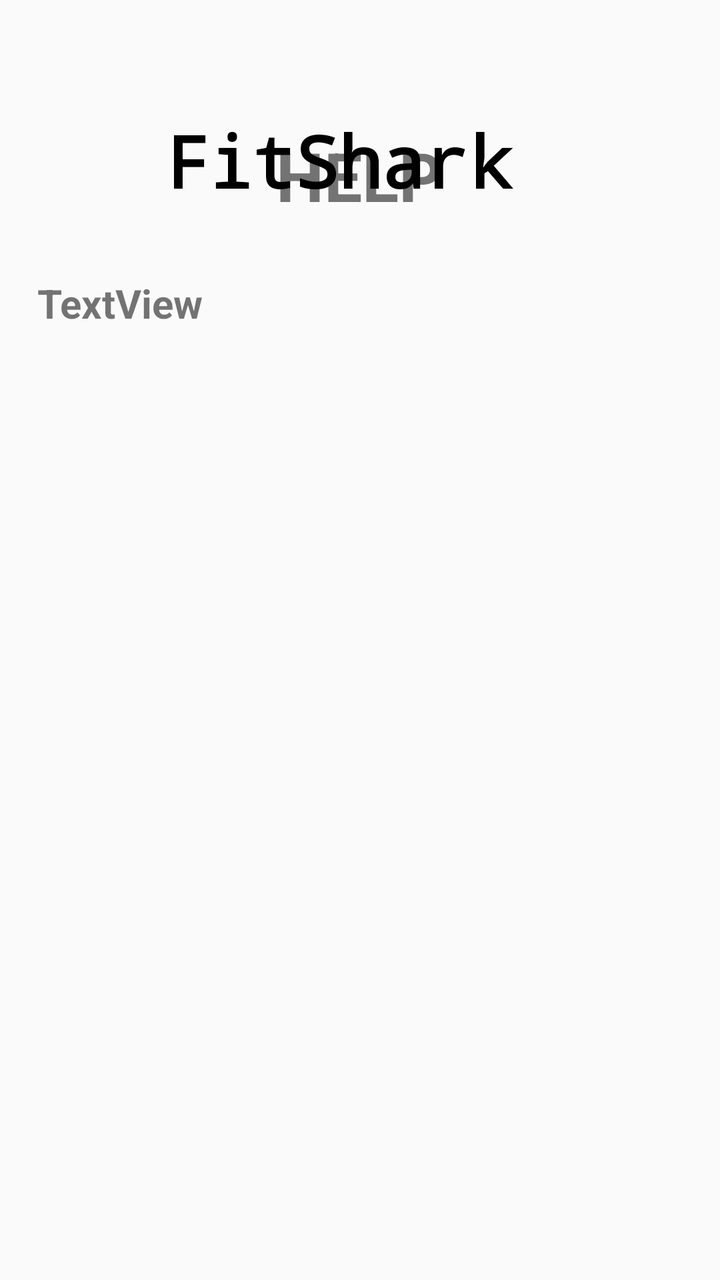
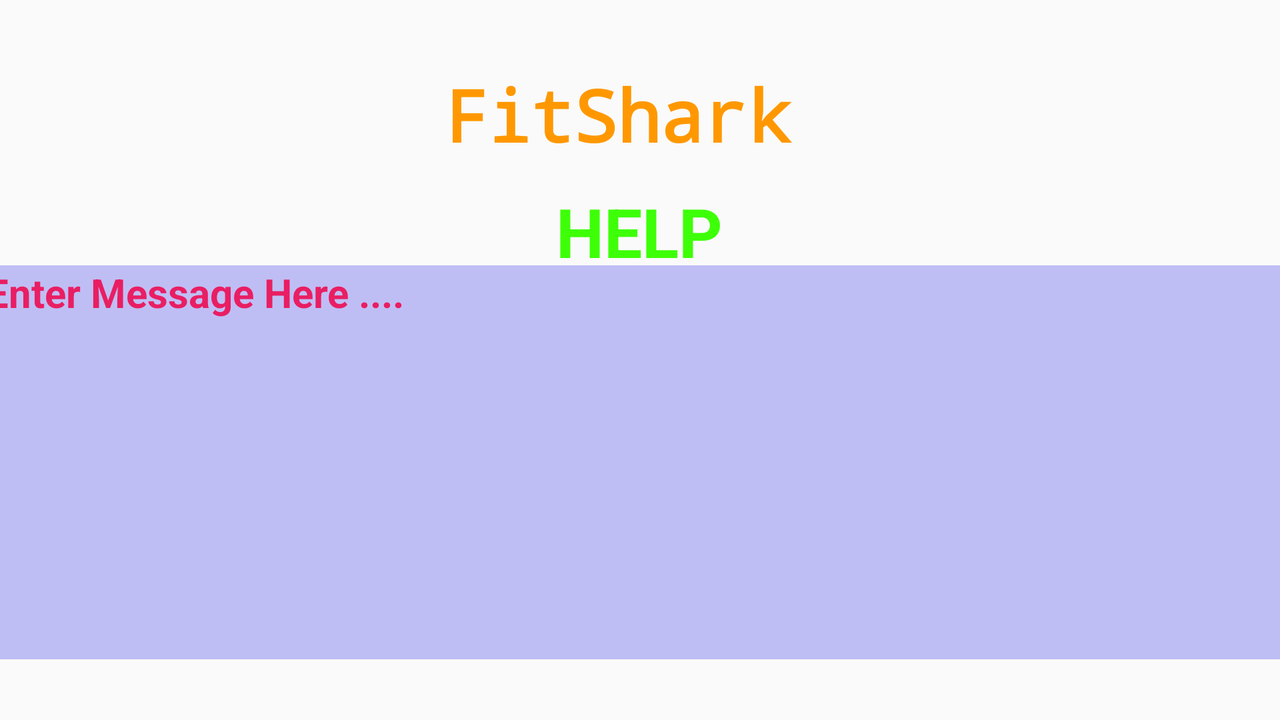

An Android layout and its configuration variant, each rendered on a device that would load it. The default file and the variant file are quoted in full after the pictures.
<!-- AndroidManifest.xml: application theme Theme.AppCompat.Light -->
<!-- res/layout/fragment_help.xml -->
<?xml version="1.0" encoding="utf-8"?>
<layout xmlns:tools="http://schemas.android.com/tools"
    xmlns:android="http://schemas.android.com/apk/res/android"
    xmlns:app="http://schemas.android.com/apk/res-auto">

    <androidx.constraintlayout.widget.ConstraintLayout
        android:layout_width="match_parent"
        android:layout_height="match_parent">

        <TextView
            android:id="@+id/textView2"
            android:layout_width="348dp"
            android:layout_height="60dp"
            android:layout_marginTop="56dp"
            android:fontFamily="monospace"

            android:text="FitShark "
            android:textAlignment="center"
            android:textColor="#000000"
            android:textSize="36sp"
            android:textStyle="bold"
            app:layout_constraintEnd_toEndOf="parent"
            app:layout_constraintHorizontal_bias="0.492"
            app:layout_constraintStart_toStartOf="parent"
            app:layout_constraintTop_toTopOf="parent" />

        <TextView
            android:id="@+id/textView4"
            android:layout_width="347dp"
            android:layout_height="498dp"
            android:layout_marginStart="34dp"
            android:layout_marginTop="10dp"
            android:layout_marginEnd="36dp"
            android:layout_marginBottom="55dp"
            android:isScrollContainer="true"
            android:overScrollMode="always"
            android:scrollbars="vertical"
            android:text="TextView"
            android:textSize="20sp"
            android:textStyle="bold"
            android:verticalScrollbarPosition="right"
            app:layout_constraintBottom_toBottomOf="parent"
            app:layout_constraintEnd_toEndOf="parent"
            app:layout_constraintHorizontal_bias="0.272"
            app:layout_constraintStart_toStartOf="parent"
            app:layout_constraintTop_toBottomOf="@+id/textView5" />

        <TextView
            android:id="@+id/textView5"
            android:layout_width="174dp"
            android:layout_height="53dp"
            android:layout_marginStart="118dp"
            android:layout_marginEnd="119dp"
            android:layout_marginBottom="10dp"
            android:text="Help"
            android:textAlignment="center"
            android:textAllCaps="true"
            android:textSize="34sp"
            android:textStyle="bold"
            app:layout_constraintBottom_toTopOf="@+id/textView4"
            app:layout_constraintEnd_toEndOf="parent"
            app:layout_constraintStart_toStartOf="parent"
            app:layout_constraintTop_toBottomOf="@+id/textView2" />


    </androidx.constraintlayout.widget.ConstraintLayout>
</layout>
<!-- resources referenced by this layout -->
<resources>

</resources>
<!-- res/layout-land/fragment_help.xml (the repository's variant of the layout above) -->
<!-- drawn on the phone turned sideways -->
<?xml version="1.0" encoding="utf-8"?>
<layout xmlns:tools="http://schemas.android.com/tools"
    xmlns:android="http://schemas.android.com/apk/res/android"
    xmlns:app="http://schemas.android.com/apk/res-auto">

    <androidx.constraintlayout.widget.ConstraintLayout
        android:layout_width="match_parent"
        android:layout_height="match_parent">

        <TextView
            android:id="@+id/textView2"
            android:layout_width="348dp"
            android:layout_height="60dp"
            android:layout_marginTop="33dp"

            android:fontFamily="monospace"
            android:text="FitShark "
            android:textAlignment="center"
            android:textColor="#FF9800"
            android:textSize="36sp"
            android:textStyle="bold"
            app:layout_constraintEnd_toEndOf="parent"
            app:layout_constraintHorizontal_bias="0.498"
            app:layout_constraintStart_toStartOf="parent"
            app:layout_constraintTop_toTopOf="parent" />

        <TextView
            android:id="@+id/textView4"
            android:layout_width="654dp"
            android:layout_height="197dp"
            android:layout_marginStart="38dp"
            android:layout_marginTop="12dp"
            android:layout_marginEnd="39dp"
            android:layout_marginBottom="56dp"
            android:background="#BFBEF4"
            android:hint="Enter Message Here ...."
            android:isScrollContainer="true"
            android:overScrollMode="always"
            android:scrollbars="vertical"
            android:textColorHint="#E91E63"
            android:textSize="20sp"
            android:textStyle="bold"
            android:verticalScrollbarPosition="right"
            app:layout_constraintBottom_toBottomOf="parent"
            app:layout_constraintEnd_toEndOf="parent"
            app:layout_constraintStart_toStartOf="parent"
            app:layout_constraintTop_toBottomOf="@+id/textView5"
            tools:ignore="TextContrastCheck" />

        <TextView
            android:id="@+id/textView5"
            android:layout_width="174dp"
            android:layout_height="53dp"
            android:layout_marginStart="278dp"
            android:layout_marginEnd="279dp"
            android:text="Help"
            android:textAlignment="center"
            android:textAllCaps="true"
            android:textColor="#3DFF07"
            android:textSize="34sp"
            android:textStyle="bold"
            app:layout_constraintEnd_toEndOf="parent"
            app:layout_constraintStart_toStartOf="parent"
            app:layout_constraintTop_toBottomOf="@+id/textView2" />


    </androidx.constraintlayout.widget.ConstraintLayout>
</layout>
